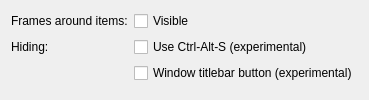
     <widget class="QWidget" name="page_27">
      <layout class="QFormLayout" name="formLayout_21">
       <item row="0" column="0">
        <widget class="QLabel" name="label_90">
         <property name="text">
          <string>Frames around items:</string>
         </property>
        </widget>
       </item>
       <item row="0" column="1">
        <widget class="QCheckBox" name="drawStatusBarFrames">
         <property name="toolTip">
          <string>&lt;p&gt;Controls whether QtCurve should draw frames around items in statusbars.</string>
         </property>
         <property name="text">
          <string>Visible</string>
         </property>
        </widget>
       </item>
       <item row="1" column="0">
        <widget class="QLabel" name="label_91">
         <property name="text">
          <string>Hiding:</string>
         </property>
        </widget>
       </item>
       <item row="1" column="1">
        <widget class="QCheckBox" name="statusbarHiding_keyboard">
         <property name="toolTip">
          <string>&lt;p&gt;If enabled, statusbars may be hidden (and re-shown), by using the 'Ctrl-Alt-S' key combination.</string>
         </property>
         <property name="text">
          <string>Use Ctrl-Alt-S (experimental)</string>
         </property>
        </widget>
       </item>
       <item row="2" column="1">
        <widget class="QCheckBox" name="statusbarHiding_kwin">
         <property name="toolTip">
          <string>&lt;p&gt;If enabled, statusbars may be hidden (and re-shown), by using a special button in the QtCurve kwin decoration.</string>
         </property>
         <property name="text">
          <string>Window titlebar button (experimental)</string>
         </property>
        </widget>
       </item>
      </layout>
     </widget>
